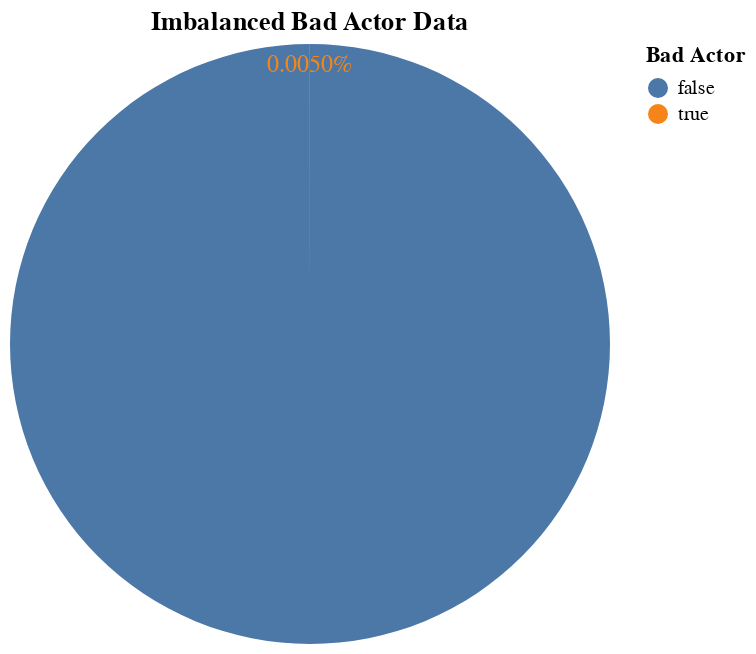

Notebook cell for this chart:
### Code cell
# Create the chart
chart = alt.Chart(bad_count).mark_arc().encode(
    theta='Count:Q',
    color='Bad Actor:N'
).properties(
    width=300,
    height=300,
    title='Imbalanced Bad Actor Data'
)

# Add labels to the chart
labels = chart.mark_text(radius=140, size=12).encode(text=alt.Text('Percent:Q', format='.4%'))


# Show the chart
chart = chart + labels
chart

### Figure 1 — Vega-Lite specification as saved in the notebook (floating-point values rounded to 4 significant figures)
{"config": {"view": {"continuousWidth": 400, "continuousHeight": 300}}, "layer": [{"mark": "arc", "encoding": {"color": {"field": "Bad Actor", "type": "nominal"}, "theta": {"field": "Count", "type": "quantitative"}}, "height": 300, "title": "Imbalanced Bad Actor Data", "width": 300}, {"mark": {"type": "text", "radius": 140, "size": 12}, "encoding": {"color": {"field": "Bad Actor", "type": "nominal"}, "text": {"field": "Percent", "format": ".4%", "type": "quantitative"}, "theta": {"field": "Count", "type": "quantitative"}}, "height": 300, "title": "Imbalanced Bad Actor Data", "width": 300}], "data": {"name": "data-b421cc3c54c9544816cea9fa84a654fb"}, "$schema": "https://vega.github.io/schema/vega-lite/v4.17.0.json", "datasets": {"data-b421cc3c54c9544816cea9fa84a654fb": [{"Bad Actor": false, "Count": 999950, "Percent": 1.0}, {"Bad Actor": true, "Count": 50, "Percent": 5e-05}]}}
